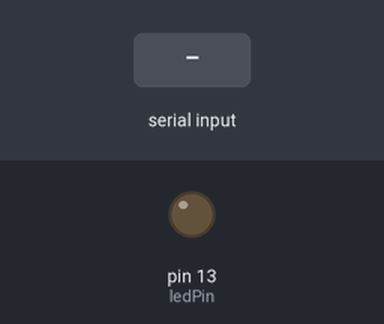
Simulated run of this sketch. Board: Arduino Uno, built with avr-gcc and run on an emulated ATmega328P. Parts: output pins drawn as LEDs (lit = HIGH). The inputs (shaded band) are chosen by the test bench.

Above: at 1.2 s.
1.3 s: "H" received over Serial
At 2.3 s:
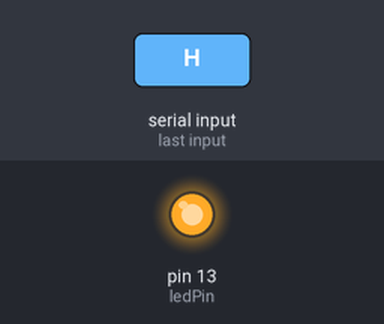
2.8 s: "L" received over Serial
At 3.4 s:
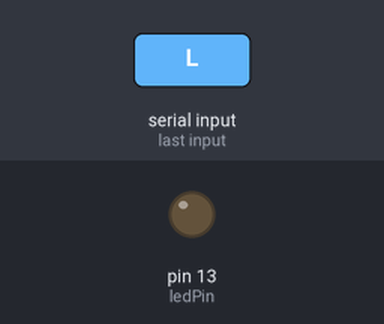
4.3 s: "h" received over Serial
At 4.6 s:
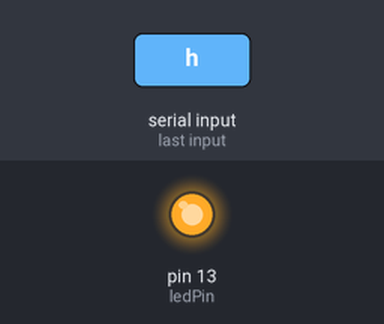
Timing chart, 0 to 7.3 s (numbered marks = the images above; inputs shaded):
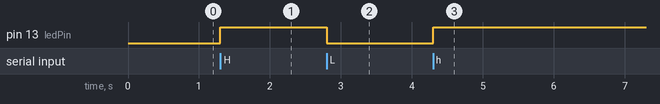

The sketch:

project1.ino
```cpp
const int ledPin=13;
void setup() {
  pinMode(ledPin,OUTPUT);
  Serial.begin(9600);
  // put your setup code here, to run once:

}

void loop() {
  if(Serial.available()>0){
    char incomingByte=Serial.read();
    if(incomingByte=='H' or incomingByte=='h'){
      digitalWrite(ledPin,HIGH);
    }else if (incomingByte=='L' or incomingByte=='l' ){
      digitalWrite(ledPin,LOW);
    }}}
```

Measured:
- after the input at 1.3 s, pin 13 (ledPin): LOW → HIGH at once
- after the input at 2.8 s, pin 13 (ledPin): HIGH → LOW at once
- after the input at 4.3 s, pin 13 (ledPin): LOW → HIGH at once
